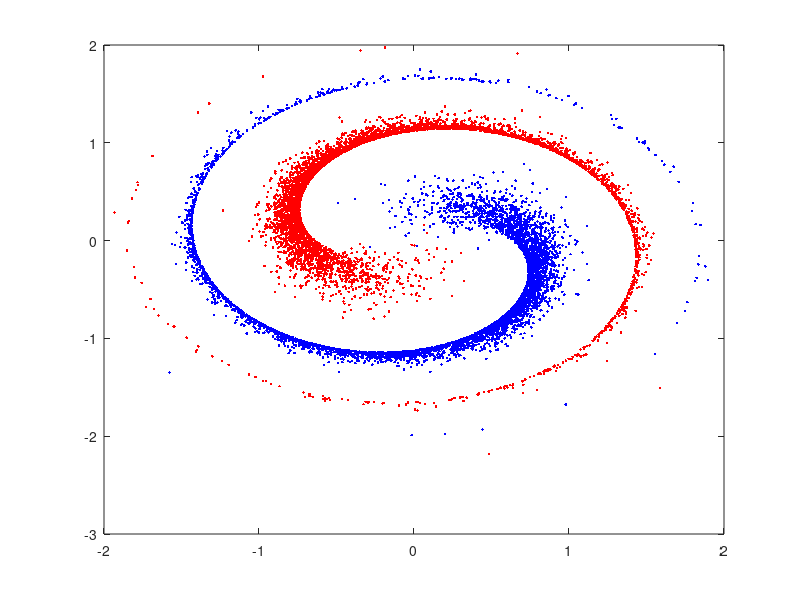

Reproduce this figure in MATLAB. (Note: this script raises an error after producing the figure.)
%function testSpiral2()
close all;
load('./twoSpirals.mat');

% not displaying the label 
figure;
class1=find(Y==0);
class2=find(Y==1);
plot(X(class1,1), X(class1,2), 'r.');  hold on;
plot(X(class2,1), X(class2,2), 'b.');  hold on;

% displaying the label Y 
%for i=1:length(X)
%    plot(X(i,1), X(i,2), '.', 'Color', [Y(i)./2  Y(i)./2 1]); hold on;
%end

options.t = 1;
s = RandStream('mt19937ar','Seed',1);    
idx = randperm(s,numel(Y));
X = X(idx,:);
Y = Y(idx,:);

[model] = incrementalLearn(X, Y, options);

figure;
plot(X(:,1), X(:,2), '.');  hold on;
for i=1:25
    class1=find(model.Y==0);
    class2=find(model.Y==1);
    plot(model.X(class1,1), model.X(class1,2),'rx','MarkerSize',12); hold on;
    plot(model.X(class2,1), model.X(class2,2),'gx','MarkerSize',12); hold on;
end